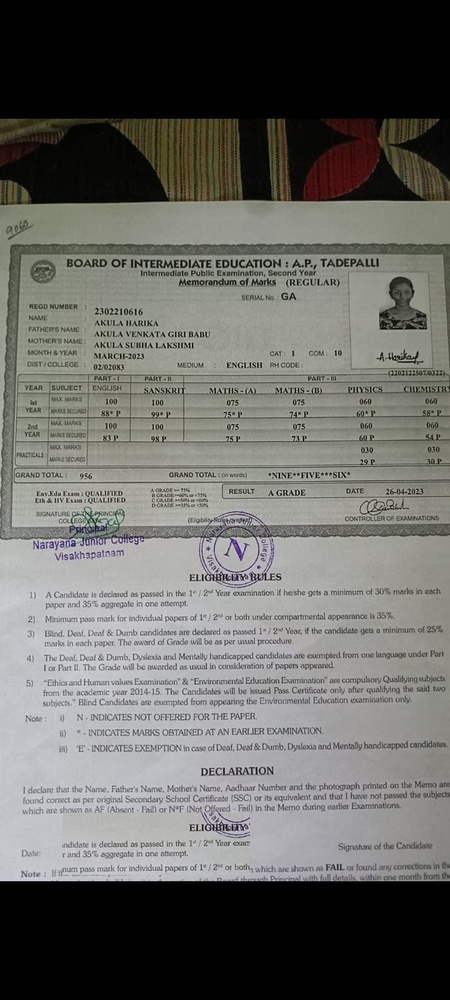
#> input picture forensics_module/fake_edited.jpg, 450 x 1000 px, shrunk from 720 x 1600 before the run
$ python test_ela.py
#> lines starting #> are read from the running program, lines starting #| are printed output that depends on the picture
### forensics_module/ela.py
from PIL import Image, ImageChops
import numpy as np

def error_level_analysis(image_path, quality=90):
    """
    Re-saves the image at a known JPEG quality and compares it to the original.
    Regions that were edited/pasted after the original save often show a higher
    error level than the untouched parts of the document.
    """
#> called with image_path = 'fake_edited.jpg', quality = 90
    original = Image.open(image_path).convert("RGB")
#> original is the input picture: PIL image 450x1000 RGB; mean R, G, B 104.9, 104.7, 101.1

    resaved_path = "_ela_temp.jpg"
    original.save(resaved_path, "JPEG", quality=quality)
    resaved = Image.open(resaved_path)

    diff = ImageChops.difference(original, resaved)
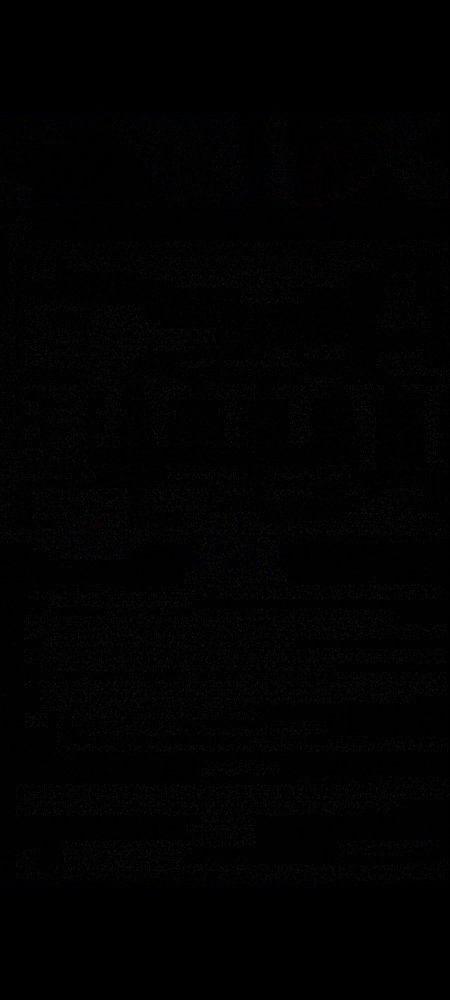
#> diff: PIL image 450x1000 RGB; mean R, G, B 1.6, 1.6, 1.7
    diff_np = np.array(diff)

    max_diff = int(diff_np.max()) if diff_np.size else 0
#> max_diff = 23
    mean_diff = float(diff_np.mean())
#> mean_diff = 1.6

    return {
        "mean_error_level": round(mean_diff, 3),
        "max_error_level": max_diff,
        "suspicious_regions_present": bool(mean_diff > 8),  # starting threshold — we'll tune this against real samples
    }

### forensics_module/test_ela.py
from ela import error_level_analysis

image_path = "fake_edited.jpg"
result = error_level_analysis(image_path)
#> result = {'mean_error_level': 1.6, 'max_error_level': 23, 'suspicious_regions_present': False}
print(result)
#| {'mean_error_level': 1.601, 'max_error_level': 23, 'suspicious_regions_present': False}
